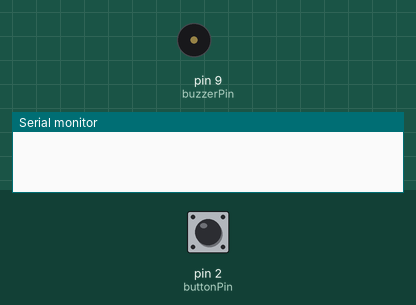
Bench run of a sketch on a simulated Arduino Uno, built with avr-gcc and run on an emulated ATmega328P. On the bench: buzzer (waves = sounding), the last lines printed to the serial monitor. The test bench sets the inputs (shaded band); at power-on: pin 2 (buttonPin) HIGH.

Above: at 1.2 s.
1.3 s: pin 2 (buttonPin) pulled LOW for 0.15 s
At 2.6 s:
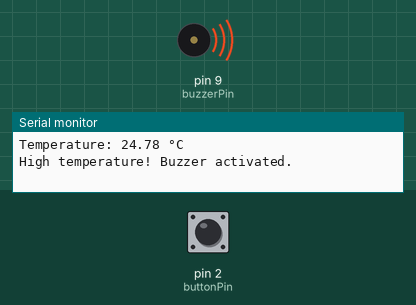
Timing chart, 0 to 4.3 s (numbered marks = the images above; inputs shaded):
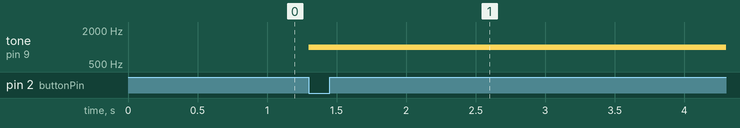

The sketch:

M1_T2P.ino
```cpp
const int temperaturePin = A0;
const int buzzerPin = 9;
const int buttonPin = 2;
const float temperatureThreshold = 20.;

volatile bool temperatureCheckFlag = false;

void setup() {
  Serial.begin(9600);

  pinMode(buttonPin, INPUT_PULLUP);


  attachInterrupt(digitalPinToInterrupt(buttonPin), buttonInterrupt, FALLING);
}

void loop() {
  if (temperatureCheckFlag) {
    checkTemperature();
    temperatureCheckFlag = false;
  }
}

void buttonInterrupt() {

  temperatureCheckFlag = true;
}

void checkTemperature() {
  int sensorValue = analogRead(temperaturePin);
  float voltage = sensorValue * 5.0 / 1023.0;
  float temperatureCelsius = (voltage - 0.5) * 100.0;

  Serial.print("Temperature: ");
  Serial.print(temperatureCelsius);
  Serial.println(" °C");

  if (temperatureCelsius > temperatureThreshold) {
    tone(buzzerPin, 1000);
    Serial.println("High temperature! Buzzer activated.");
  } else {
    noTone(buzzerPin);
  }
}
```

Measured:
- after the input at 1.3 s, tone on pin 9 (buzzerPin): silent → 1000 Hz at once
